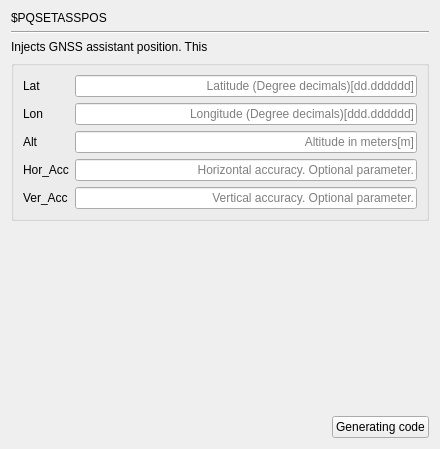
     <widget class="QWidget" name="page_PQSETASSPOS">
      <layout class="QGridLayout" name="gridLayout_7">
       <item row="0" column="0">
        <widget class="QLabel" name="label_525">
         <property name="text">
          <string>$PQSETASSPOS</string>
         </property>
        </widget>
       </item>
       <item row="1" column="0" colspan="2">
        <widget class="Line" name="line_137">
         <property name="orientation">
          <enum>Qt::Horizontal</enum>
         </property>
        </widget>
       </item>
       <item row="2" column="0" colspan="2">
        <widget class="QLabel" name="label_526">
         <property name="text">
          <string>Injects GNSS assistant position. This</string>
         </property>
        </widget>
       </item>
       <item row="3" column="0" colspan="2">
        <widget class="QGroupBox" name="groupBox_117">
         <property name="title">
          <string/>
         </property>
         <layout class="QGridLayout" name="gridLayout_254">
          <item row="1" column="0">
           <widget class="QLabel" name="label_528">
            <property name="text">
             <string>Lon</string>
            </property>
           </widget>
          </item>
          <item row="0" column="1">
           <widget class="QLineEdit" name="lineEdit_PQSETASSPOS_Lat">
            <property name="alignment">
             <set>Qt::AlignRight|Qt::AlignTrailing|Qt::AlignVCenter</set>
            </property>
            <property name="placeholderText">
             <string>Latitude (Degree decimals)[dd.dddddd]</string>
            </property>
           </widget>
          </item>
          <item row="4" column="1">
           <widget class="QLineEdit" name="lineEdit_PQSETASSPOS_Ver_Acc">
            <property name="alignment">
             <set>Qt::AlignRight|Qt::AlignTrailing|Qt::AlignVCenter</set>
            </property>
            <property name="placeholderText">
             <string>Vertical accuracy. Optional parameter.</string>
            </property>
           </widget>
          </item>
          <item row="4" column="0">
           <widget class="QLabel" name="label_531">
            <property name="text">
             <string>Ver_Acc</string>
            </property>
           </widget>
          </item>
          <item row="3" column="0">
           <widget class="QLabel" name="label_530">
            <property name="text">
             <string>Hor_Acc</string>
            </property>
           </widget>
          </item>
          <item row="2" column="0">
           <widget class="QLabel" name="label_529">
            <property name="text">
             <string>Alt</string>
            </property>
           </widget>
          </item>
          <item row="2" column="1">
           <widget class="QLineEdit" name="lineEdit_PQSETASSPOS_Alt">
            <property name="alignment">
             <set>Qt::AlignRight|Qt::AlignTrailing|Qt::AlignVCenter</set>
            </property>
            <property name="placeholderText">
             <string>Altitude in meters[m]</string>
            </property>
           </widget>
          </item>
          <item row="3" column="1">
           <widget class="QLineEdit" name="lineEdit_PQSETASSPOS_Hor_Acc">
            <property name="alignment">
             <set>Qt::AlignRight|Qt::AlignTrailing|Qt::AlignVCenter</set>
            </property>
            <property name="placeholderText">
             <string>Horizontal accuracy. Optional parameter.</string>
            </property>
           </widget>
          </item>
          <item row="0" column="0">
           <widget class="QLabel" name="label_527">
            <property name="text">
             <string>Lat</string>
            </property>
           </widget>
          </item>
          <item row="1" column="1">
           <widget class="QLineEdit" name="lineEdit_PQSETASSPOS_Lon">
            <property name="alignment">
             <set>Qt::AlignRight|Qt::AlignTrailing|Qt::AlignVCenter</set>
            </property>
            <property name="placeholderText">
             <string>Longitude (Degree decimals)[ddd.dddddd]</string>
            </property>
           </widget>
          </item>
         </layout>
        </widget>
       </item>
       <item row="4" column="1">
        <spacer name="verticalSpacer_137">
         <property name="orientation">
          <enum>Qt::Vertical</enum>
         </property>
         <property name="sizeHint" stdset="0">
          <size>
           <width>20</width>
           <height>189</height>
          </size>
         </property>
        </spacer>
       </item>
       <item row="5" column="0">
        <spacer name="horizontalSpacer_137">
         <property name="orientation">
          <enum>Qt::Horizontal</enum>
         </property>
         <property name="sizeHint" stdset="0">
          <size>
           <width>315</width>
           <height>20</height>
          </size>
         </property>
        </spacer>
       </item>
       <item row="5" column="1">
        <widget class="QPushButton" name="GC_PQSETASSPOS">
         <property name="text">
          <string>Generating code</string>
         </property>
        </widget>
       </item>
      </layout>
     </widget>
